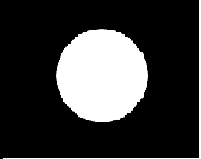
%> input picture cri_rec.png, 201 x 159 px
$ octave gardient_filter.m   (GNU Octave 9; MATLAB toolbox functions it lacks are replaced by stand-ins)
%> lines starting %> are read from the running program, lines starting %| are printed output that depends on the picture
clc;
clear all;
close all;
img_1=imread('cri_rec.png');
%> img_1 is the input picture: size 159x201x3 uint8; min 0, max 255, mean 57.4
img_2=rgb2gray(img_1);
subplot(221)
imshow(img_2)
title('Original Image')
[w h]=size(img_2)
%> w = 159; h = 201
temp=img_2;
img_3=temp;
img_4=temp;
for i=1:w-2
   for j=1:h-2
       img_3(i+2,j+2)=-temp(i,j)-2*temp(i,j+1)-temp(i,j+2)...
           +temp(i+2,j)+2*temp(i+2,j+1)+temp(i+2,j+2);
       img_4(i+2,j+2)=-temp(i,j)+temp(i,j+2)...
          -2*temp(i+1,j)+2*temp(i+1,j+2)...
          -temp(i+2,j)+temp(i+2,j+2);
   end
end
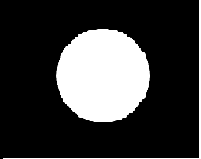
%> img_3: size 159x201 uint8; min 0, max 255, mean 59
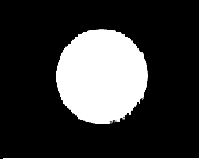
%> img_4: size 159x201 uint8; min 0, max 255, mean 58.5
subplot(222)
imshow(img_3)
title('X direction Filter')
subplot(223)
imshow(img_4)
title('y direction Filter')


% [6 lines of commented-out code are left out]
